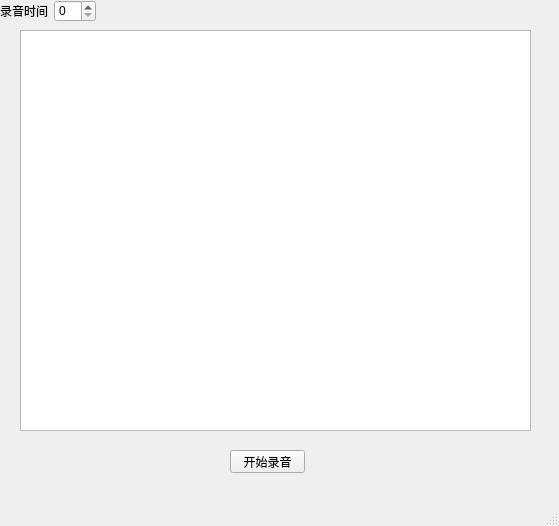
<?xml version="1.0" encoding="UTF-8"?>
<ui version="4.0">
 <class>MainWindow</class>
 <widget class="QMainWindow" name="MainWindow">
  <property name="geometry">
   <rect>
    <x>0</x>
    <y>0</y>
    <width>559</width>
    <height>526</height>
   </rect>
  </property>
  <property name="windowTitle">
   <string>MainWindow</string>
  </property>
  <widget class="QWidget" name="centralwidget">
   <widget class="QPushButton" name="pushButton">
    <property name="geometry">
     <rect>
      <x>230</x>
      <y>450</y>
      <width>75</width>
      <height>23</height>
     </rect>
    </property>
    <property name="text">
     <string>开始录音</string>
    </property>
    <property name="autoDefault">
     <bool>false</bool>
    </property>
   </widget>
   <widget class="QWidget" name="layoutWidget">
    <property name="geometry">
     <rect>
      <x>0</x>
      <y>0</y>
      <width>96</width>
      <height>22</height>
     </rect>
    </property>
    <layout class="QHBoxLayout" name="horizontalLayout">
     <item>
      <widget class="QLabel" name="tip">
       <property name="text">
        <string>录音时间</string>
       </property>
      </widget>
     </item>
     <item>
      <widget class="QSpinBox" name="timeBox"/>
     </item>
    </layout>
   </widget>
   <widget class="QTextEdit" name="textEdit">
    <property name="geometry">
     <rect>
      <x>20</x>
      <y>30</y>
      <width>511</width>
      <height>401</height>
     </rect>
    </property>
   </widget>
  </widget>
  <widget class="QMenuBar" name="menubar">
   <property name="geometry">
    <rect>
     <x>0</x>
     <y>0</y>
     <width>559</width>
     <height>23</height>
    </rect>
   </property>
  </widget>
  <widget class="QStatusBar" name="statusbar"/>
 </widget>
 <resources>
  <include location="ui_resource.qrc"/>
 </resources>
 <connections/>
</ui>
